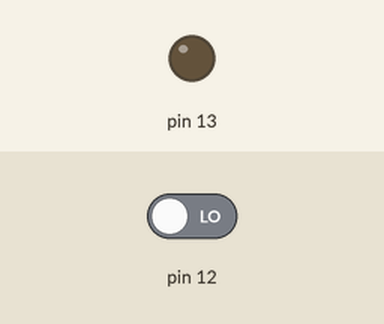
Simulated run of this sketch. Board: Arduino Uno, built with avr-gcc and run on an emulated ATmega328P. Parts: output pins drawn as LEDs (lit = HIGH). The test bench sets the inputs (shaded band); at power-on: pin 12 LOW.

Above: at 1.2 s.
1.3 s: pin 12 driven HIGH
At 1.6 s:
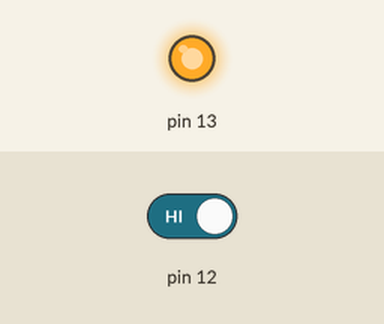
2.8 s: pin 12 driven LOW
At 4.0 s:
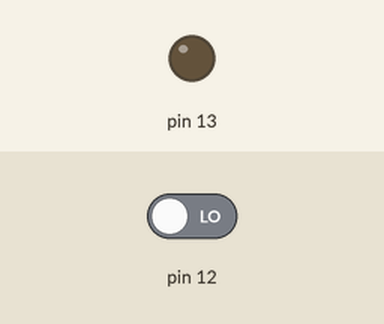
Timing chart, 0 to 5.8 s (numbered marks = the images above; inputs shaded):
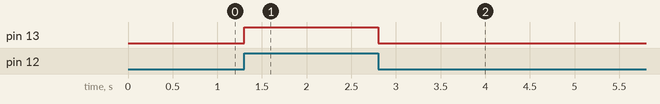

Measured:
- after the input at 1.3 s, pin 13: LOW → HIGH at once
- after the input at 2.8 s, pin 13: HIGH → LOW at once

The sketch:

Test_sensor_12.ino
```cpp
int sensor;
int led;

void setup() {
  // put your setup code here, to run once:
  pinMode(13, OUTPUT);
  pinMode(12, INPUT);


}

void loop() {
  // put your main code here, to run repeatedly:
  sensor = digitalRead(12);
  digitalWrite(13, sensor);

}
```
